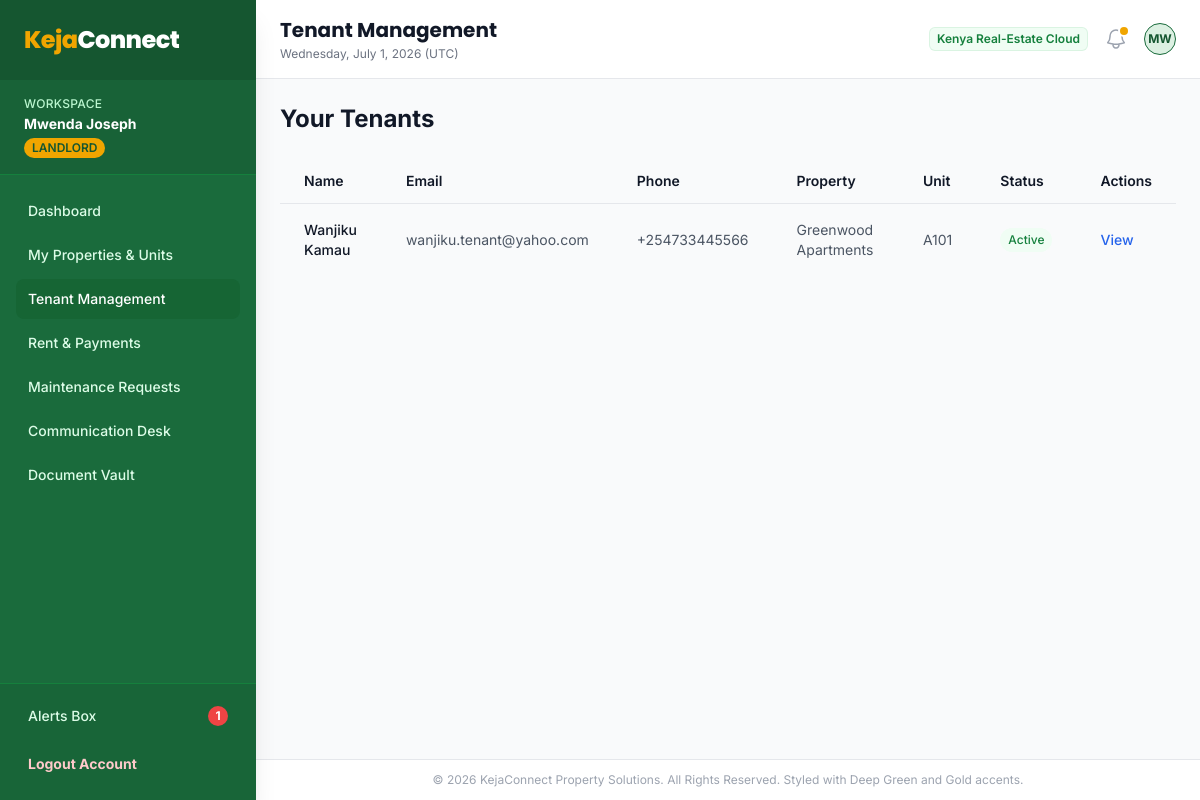
Page /landlord/tenants/index.php (signed in) on the committed database.
### tables this page shows
CREATE TABLE IF NOT EXISTS `users` (
  `id` INT AUTO_INCREMENT PRIMARY KEY,
  `full_name` VARCHAR(100) NOT NULL,
  `email` VARCHAR(100) NOT NULL UNIQUE,
  `password` VARCHAR(255) NOT NULL,
  `phone` VARCHAR(20) NOT NULL,
  `role` ENUM('admin', 'landlord', 'tenant') NOT NULL,
  `status` ENUM('active', 'suspended') NOT NULL DEFAULT 'active',
  `profile_photo` VARCHAR(255) NULL,
  `created_at` TIMESTAMP DEFAULT CURRENT_TIMESTAMP,
  INDEX `idx_role` (`role`),
  INDEX `idx_status` (`status`)
);

### includes/functions.php (called while the page is built, shortened)
<?php
function sanitize($data) {
    return htmlspecialchars(trim($data), ENT_QUOTES, 'UTF-8');
}

### landlord/tenants/index.php (the view, shortened to what this page needs)
<?php
require_once __DIR__ . '/../../includes/functions.php';
$landlord_id = $_SESSION['user_id'];
$db = get_db_connection();
$stmt = $db->prepare("
    SELECT DISTINCT u.*,
           t.unit_number,
           p.name as property_name,
           tn.start_date,
           tn.end_date,
           tn.status as tenancy_status
    FROM users u
    INNER JOIN tenancies tn ON u.id = tn.tenant_id
    INNER JOIN units t ON tn.unit_id = t.id
    INNER JOIN properties p ON t.property_id = p.id
    WHERE p.landlord_id = ? AND u.role = 'tenant'
    ORDER BY tn.start_date DESC
");
$stmt->execute([$landlord_id]);
$tenants = $stmt->fetchAll();
include __DIR__ . '/../../includes/header.php';
?>
<div class="grid grid-cols-1 gap-6">
    <h2 class="text-2xl font-bold text-gray-900">Your Tenants</h2>
    <?php if (!empty($tenants)): ?>
        <div class="overflow-x-auto">
            <table class="w-full border-collapse">
                <thead>
                    <tr class="border-b border-gray-200 bg-gray-50">
                        <th class="px-6 py-3 text-left text-sm font-semibold text-gray-900">Name</th>
                        <th class="px-6 py-3 text-left text-sm font-semibold text-gray-900">Email</th>
                        <th class="px-6 py-3 text-left text-sm font-semibold text-gray-900">Phone</th>
                        <th class="px-6 py-3 text-left text-sm font-semibold text-gray-900">Property</th>
                        <th class="px-6 py-3 text-left text-sm font-semibold text-gray-900">Unit</th>
                        <th class="px-6 py-3 text-left text-sm font-semibold text-gray-900">Status</th>
                        <th class="px-6 py-3 text-left text-sm font-semibold text-gray-900">Actions</th>
                    </tr>
                </thead>
                <tbody class="divide-y divide-gray-200">
                    <?php foreach ($tenants as $tenant): ?>
                        <tr class="hover:bg-gray-50">
                            <td class="px-6 py-4 text-sm font-medium text-gray-900"><?php echo sanitize($tenant['full_name']); ?></td>
                            <td class="px-6 py-4 text-sm text-gray-600"><?php echo sanitize($tenant['email']); ?></td>
                            <td class="px-6 py-4 text-sm text-gray-600"><?php echo sanitize($tenant['phone']); ?></td>
                            <td class="px-6 py-4 text-sm text-gray-600"><?php echo sanitize($tenant['property_name']); ?></td>
                            <td class="px-6 py-4 text-sm text-gray-600"><?php echo sanitize($tenant['unit_number']); ?></td>
                            <td class="px-6 py-4 text-sm">
                                <span class="inline-flex items-center rounded-full bg-green-50 px-2 py-1 text-xs font-medium text-green-700">
                                    <?php echo ucfirst($tenant['tenancy_status']); ?>
                                </span>
                            </td>
                            <td class="px-6 py-4 text-sm">
                                <a href="#" class="text-blue-600 hover:text-blue-900 font-medium">View</a>
                            </td>
                        </tr>
                    <?php endforeach; ?>
                </tbody>
            </table>
        </div>
    <?php endif; ?>
</div>
<?php include __DIR__ . '/../../includes/footer.php'; ?>

### includes/header.php (style rules this page uses)
body { font-family: 'Inter', sans-serif; }

### rows in the picture
users: full_name "Wanjiku Kamau", email "wanjiku.tenant@yahoo.com", phone "+254733445566", property_name "Greenwood Apartments", unit_number "A101", tenancy_status "Active"

### other values in the picture
$user_name "Mwenda Joseph"
$user_role "LANDLORD"
$unread_notices "1"
$page_heading "Tenant Management"
substr($user_name, 0, 2) "MW"
APP_COMPANY "KejaConnect Property Solutions"
